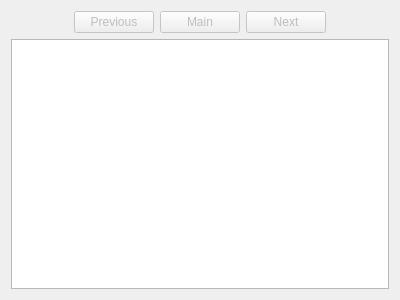
<?xml version="1.0" encoding="UTF-8"?>
<ui version="4.0">
 <class>TextBrowserWidget</class>
 <widget class="QWidget" name="TextBrowserWidget">
  <property name="geometry">
   <rect>
    <x>0</x>
    <y>0</y>
    <width>400</width>
    <height>300</height>
   </rect>
  </property>
  <property name="windowTitle">
   <string>Form</string>
  </property>
  <layout class="QVBoxLayout" name="verticalLayout">
   <item>
    <layout class="QHBoxLayout" name="textBrowserButtonsLayout">
     <item>
      <spacer name="leftSpacer">
       <property name="orientation">
        <enum>Qt::Horizontal</enum>
       </property>
       <property name="sizeHint" stdset="0">
        <size>
         <width>40</width>
         <height>20</height>
        </size>
       </property>
      </spacer>
     </item>
     <item>
      <widget class="QPushButton" name="m_previous">
       <property name="enabled">
        <bool>false</bool>
       </property>
       <property name="text">
        <string>Previous</string>
       </property>
      </widget>
     </item>
     <item>
      <widget class="QPushButton" name="m_main">
       <property name="enabled">
        <bool>false</bool>
       </property>
       <property name="text">
        <string>Main</string>
       </property>
      </widget>
     </item>
     <item>
      <widget class="QPushButton" name="m_next">
       <property name="enabled">
        <bool>false</bool>
       </property>
       <property name="text">
        <string>Next</string>
       </property>
      </widget>
     </item>
     <item>
      <spacer name="rightSpacer">
       <property name="orientation">
        <enum>Qt::Horizontal</enum>
       </property>
       <property name="sizeHint" stdset="0">
        <size>
         <width>40</width>
         <height>20</height>
        </size>
       </property>
      </spacer>
     </item>
    </layout>
   </item>
   <item>
    <widget class="QTextBrowser" name="m_textBrowser">
     <property name="font">
      <font>
       <family>Times New Roman</family>
       <pointsize>16</pointsize>
      </font>
     </property>
    </widget>
   </item>
  </layout>
 </widget>
 <resources/>
 <connections/>
</ui>
